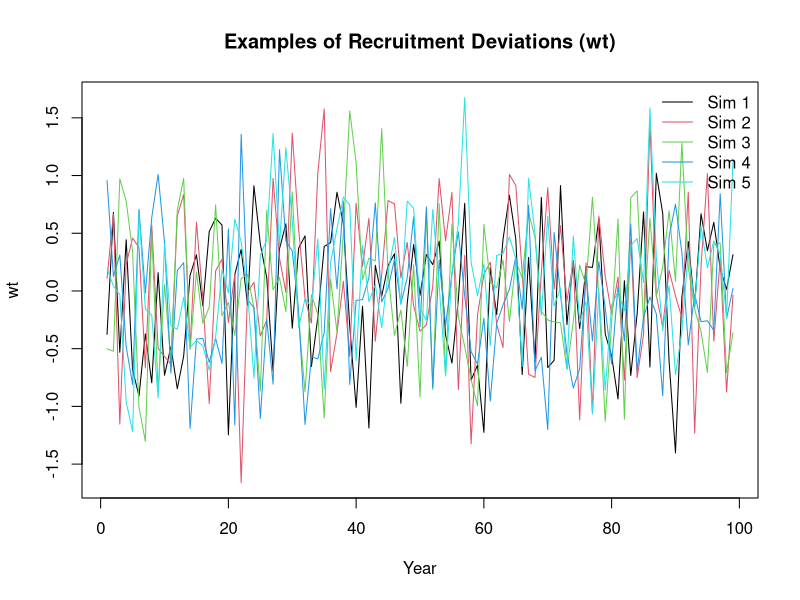
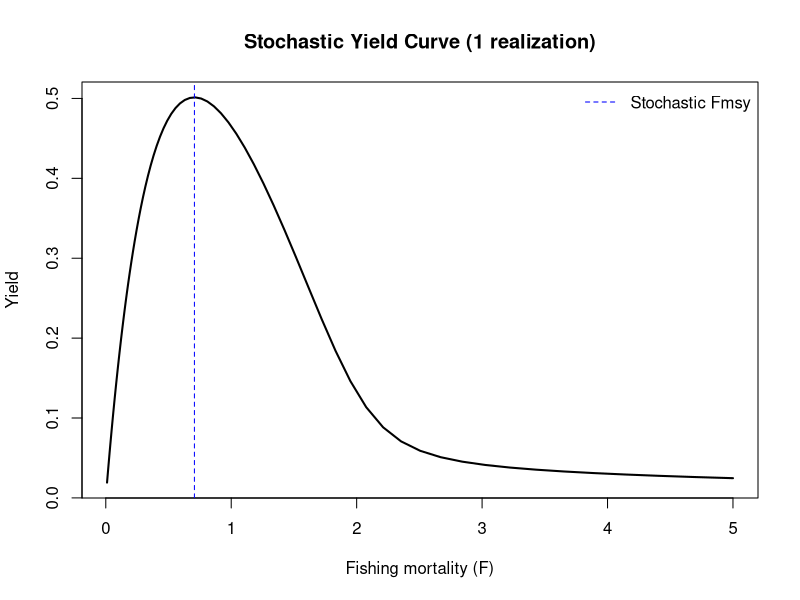
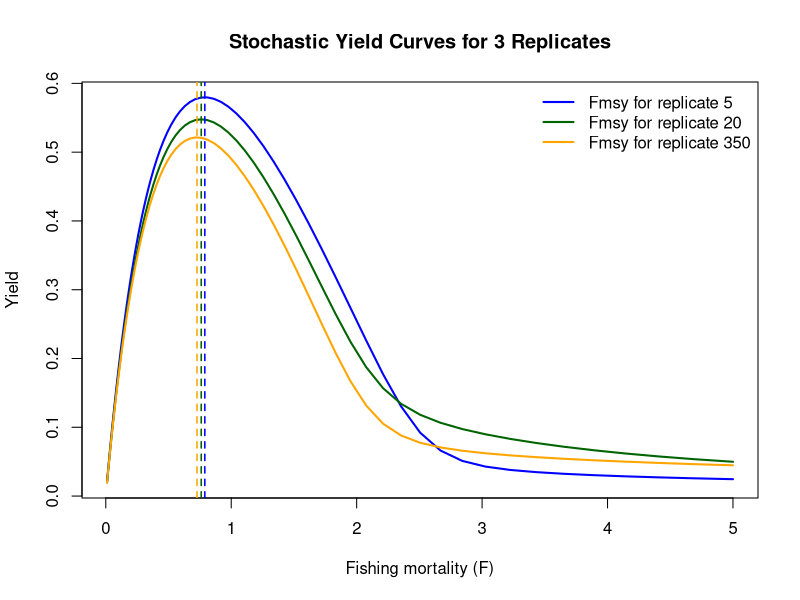
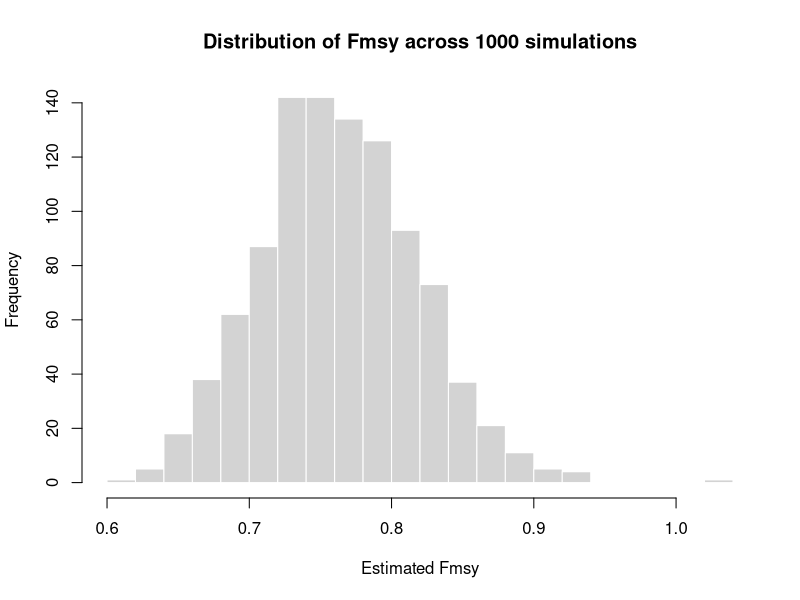
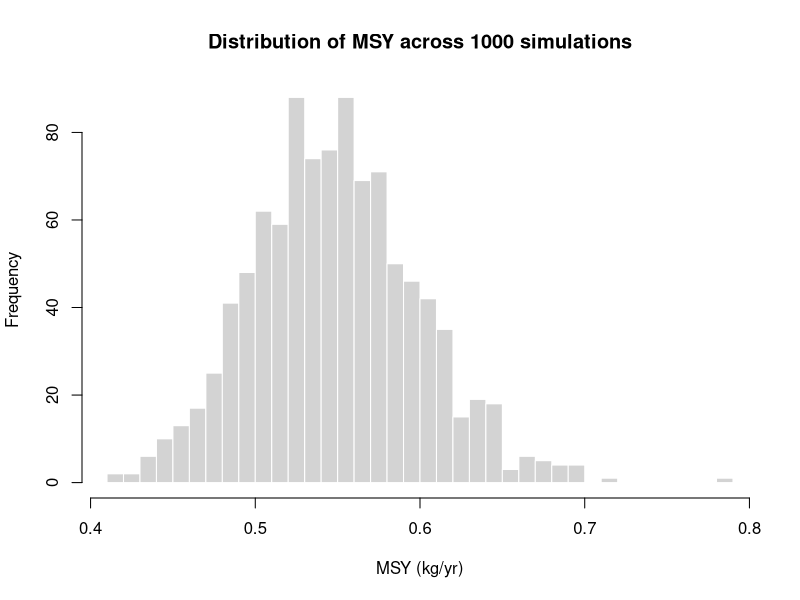

Source code (R) for these figures, in order:
# life history inputs
vul <- c(0.05, 0.174, 0.571, 0.899, 1.000, 0.6)
wa <- c(0.05, 0.104, 0.145, 0.186, 0.212, 0.253)
mat <- c(0.05, 0.20, 0.82, 0.99, 1.00, 1.00)
M <- 0.4
n_ages <- length(mat)

# survivorship
lo <- numeric(n_ages)
lo[1] <- 1
for (i in 2:n_ages) lo[i] <- lo[i - 1] * exp(-M)
lo[n_ages] <- lo[n_ages - 1] / (1 - exp(-M))

# recruitment params
Ro <- 10
recK <- 5
sbro <- sum(lo * mat * wa)
ln_alpha <- log(recK / sbro)
br <- (ln_alpha + log(sbro)) / (Ro * sbro)
ninit <- Ro * lo

# simulation settings
n_years <- 100
sdr <- 0.6
n_sim <- 1000

# draw wt sequences
set.seed(1)
wt_mat <- matrix(rnorm((n_years - 1) * n_sim, 0, sdr), nrow = n_sim)
# plot 5 example wt sequences
matplot(t(wt_mat[1:5, ]),
  type = "l", lty = 1,
  main = "Examples of Recruitment Deviations (wt)",
  xlab = "Year", ylab = "wt", col = 1:5
)
legend("topright", legend = paste("Sim", 1:5), col = 1:5, lty = 1, bty = "n")

# function to estimate Fmsy from one wt sequence
get_yield <- function(logF, wt) {
  F <- exp(logF)
  Z <- matrix(F * vul + M, nrow = n_years, ncol = n_ages, byrow = TRUE)
  log_n <- matrix(-Inf, nrow = n_years, ncol = n_ages)
  log_n[1, ] <- log(ninit)
  ssb <- yield <- numeric(n_years)
  ssb[1] <- sum(exp(log_n[1, ]) * mat * wa)
  for (t in 2:n_years) {
    log_n[t, 1] <- ln_alpha + log(ssb[t - 1]) - br * ssb[t - 1] + wt[t - 1]
    for (a in 2:n_ages) {
      log_n[t, a] <- log_n[t - 1, a - 1] - Z[t - 1, a - 1]
    }
    log_n[t, n_ages] <- log(
      exp(log_n[t, n_ages]) +
        exp(log_n[t - 1, n_ages]) * exp(-Z[t - 1, n_ages])
    )
    ssb[t] <- sum(exp(log_n[t, ]) * mat * wa)
    yield[t] <- sum(exp(log_n[t, ]) * wa * F * vul / Z[t, ] * (1 - exp(-Z[t, ])))
  }
  -mean(yield[-1])
}

# run simulation
fmsy_vals <- msy_vals <- numeric(n_sim)
for (i in 1:n_sim) {
  wt <- wt_mat[i, ]
  opt <- optimize(function(logF) get_yield(logF, wt),
    interval = log(c(0.01, 5))
  )
  fmsy_vals[i] <- exp(opt$minimum)
  msy_vals[i] <- -get_yield(opt$minimum, wt) # positive MSY
  if (i %% 50 == 0) cat("Completed", i, "of", n_sim, "\n")
}

# plot the stochastic yield curve for one replicate
wt_example <- wt_mat[1, ]
f_seq <- seq(log(0.01), log(5), length.out = 100)
yields <- sapply(f_seq, get_yield, wt = wt_example)

plot(exp(f_seq), -yields,
  type = "l", lwd = 2,
  xlab = "Fishing mortality (F)", ylab = "Yield",
  main = "Stochastic Yield Curve (1 realization)"
)
abline(v = fmsy_vals[1], col = "blue", lty = 2)
legend("topright",
  legend = c("Stochastic Fmsy"),
  col = c("blue"), lty = 2, bty = "n"
)

# plot the same thing but for 3 replicates to visualize
rep_ids <- c(5, 20, 350)
colors <- c("blue", "darkgreen", "orange")

# sequence of F values to evaluate
f_seq <- seq(log(0.01), log(5), length.out = 100)

# compute yields for each replicate
yield_mat <- sapply(rep_ids, function(i) {
  wt_example <- wt_mat[i, ]
  sapply(f_seq, get_yield, wt = wt_example)
})

# plot all yield curves
matplot(exp(f_seq), -yield_mat,
  type = "l", lty = 1, lwd = 2,
  col = colors, xlab = "Fishing mortality (F)", ylab = "Yield",
  main = "Stochastic Yield Curves for 3 Replicates"
)

# add vertical lines for their estimated Fmsy
for (j in seq_along(rep_ids)) {
  abline(v = fmsy_vals[rep_ids[j]], col = colors[j], lty = 2, lwd = 1.5)
}

legend("topright",
  legend = paste("Fmsy for replicate", rep_ids),
  col = colors, lty = 1, lwd = 2, bty = "n"
)

# plot histogram of Fmsy
hist(fmsy_vals,
  breaks = 20,
  main = "Distribution of Fmsy across 1000 simulations",
  xlab = "Estimated Fmsy", col = "lightgray", border = "white"
)

# summarize the median +/- 90% uncertainty interval of Fmsy
quantile(fmsy_vals, c(0.05, 0.5, 0.95))

hist(msy_vals,
  breaks = 40,
  main = "Distribution of MSY across 1000 simulations",
  xlab = "MSY (kg/yr)", col = "lightgray", border = "white"
)

# summarize the median +/- 90% uncertainty interval of Msy
quantile(msy_vals, c(0.05, 0.5, 0.95))

# Class discussion points
# How could we go about exploring the tradeoff between yield and risk
# in this framework? Could we do it in the equilibrium framework?

# Thinkng about recruitment dynamics
# we have done the simplest thing here in terms of wt. What else could be done
# to make the simulation more realistic? How do you think this may change answers?

# Other things that could go wrong, and what might you do to address them?

# Could you adapt this to work with steepness instead of recK?
